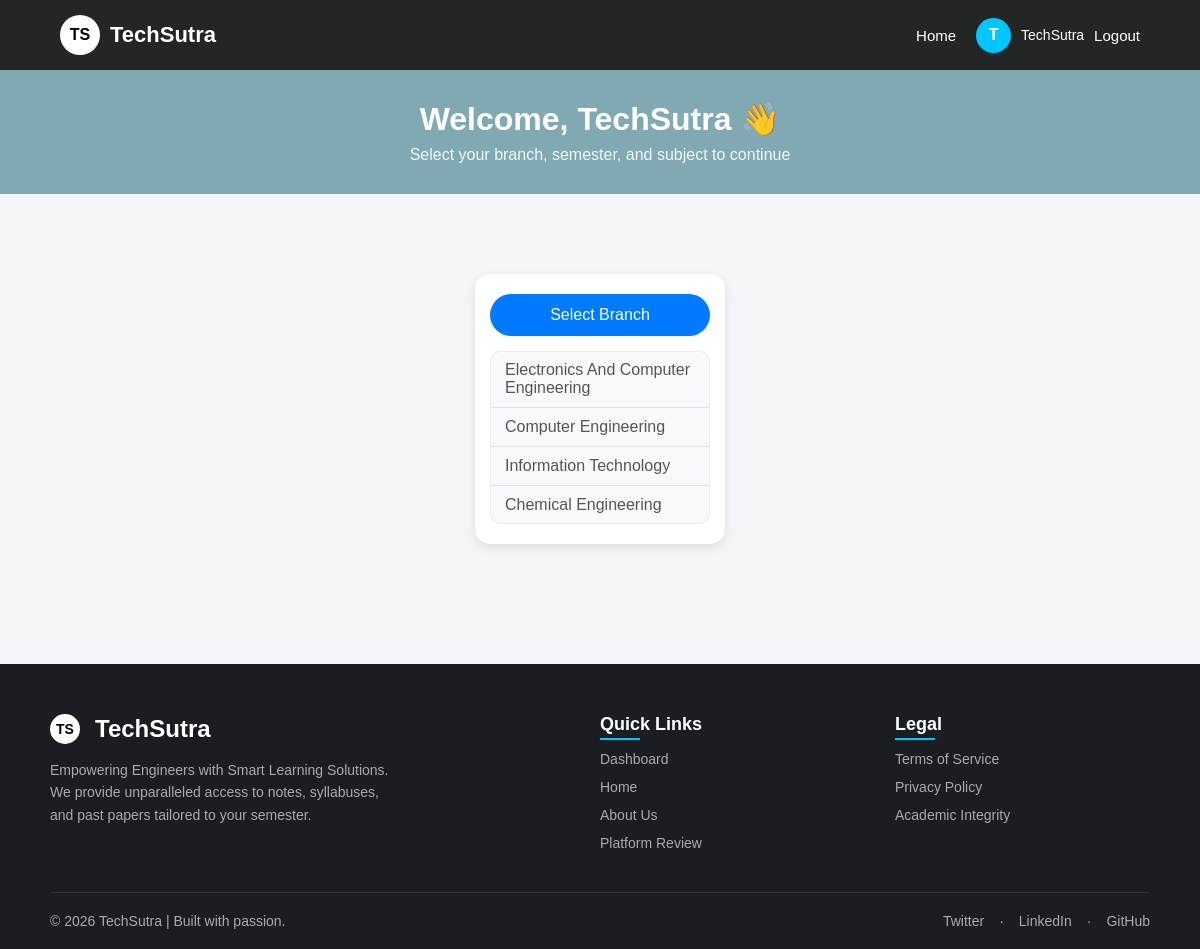
The page /dashboard/ (signed in) on the database its author committed.
### TechSutraapp/models.py (models this page shows, shortened)
class Department(models.Model):
    name = models.CharField(max_length=100)

### TechSutraapp/views.py (the view)
# urls.py: path('dashboard/', dashboard, name='dashboard'),
@login_required(login_url='login')
def dashboard(request):
    departments = Department.objects.all()
    tree = {}
    for dept in departments:
        tree[dept.name] = {}
        for sem in dept.semesters.all():
            sem_name = f"Semester {sem.number}"
            if sem_name not in tree[dept.name]:
                tree[dept.name][sem_name] = {}
            for sub in sem.subjects.all():
                tree[dept.name][sem_name][sub.name] = sub.id
        for sem_name in tree[dept.name]:
            tree[dept.name][sem_name] = [{'id': v, 'name': k} for k, v in tree[dept.name][sem_name].items()]
    context = {
        'departments': departments,
        'tree_json': json.dumps(tree),
    }
    return render(request, 'TechSutraapp/dashboard.html', context)

### TechSutraapp/templates/TechSutraapp/dashboard.html (shortened to what this page needs)
{% load static %}
<!DOCTYPE html>
<html lang="en">
<head>
    <link rel="stylesheet" href="{% static 'TechSutraapp/css/style.css' %}?v=2.3">
</head>
<body>
    <nav class="navbar">
        <div class="brand" onclick="goToDashboard()">
            <div class="brand-logo">TS</div>
            <h2 class="brand-name">TechSutra</h2>
        </div>
        <div class="nav-right" id="navArea">
            <a href="{% url 'home' %}" class="nav-link">Home</a>
            {% if request.user.is_authenticated %}
            <div class="user-section">
                <div class="user-logo" onclick="window.location.href='{% url 'dashboard' %}'">{{ request.user.username.0|upper }}</div>
                <span class="username" id="server-username">{{ request.user.username }}</span>
                <a href="{% url 'logout' %}" class="nav-link">Logout</a>
            </div>
            {% else %}
            <a href="{% url 'login' %}" class="login-btn">Login</a>
            {% endif %}
        </div>
    </nav>
    <section class="welcome-banner">
        <h1 id="welcomeText">Welcome, {{ request.user.username|default:"Guest" }} 👋</h1>
        <p>Select your branch, semester, and subject to continue</p>
    </section>
    <div class="dashboard-wrapper">
        <div id="stage-1" class="dashboard-stage">
            <div class="dashboard-container">
                <div class="box">
                    <button class="select-btn">Select Branch</button>
                    <div id="branchList" class="list" style="display:block;">
                        {% for dept in departments %}
                        <p onclick="openBranchDetails('{{ dept.name }}')">{{ dept.name }}</p>
                        {% empty %}
                        <p>No branches available.</p>
                        {% endfor %}
                    </div>
                </div>
            </div>
        </div>
    </div>
    {% include 'TechSutraapp/footer.html' %}
</body>
</html>

### static/TechSutraapp/css/style.css (style rules this page uses)
* { margin: 0; padding: 0; box-sizing: border-box; font-family: Arial, Helvetica, sans-serif; }
body { background: #f4f6f9; color: #333; display: flex; flex-direction: column; min-height: 100vh; }
.navbar { display: flex; justify-content: space-between; align-items: center; padding: 15px 60px; background-color: rgba(0, 0, 0, 0.85); color: white; }
.brand { display: flex; align-items: center; cursor: pointer; }
.brand-logo { width: 40px; height: 40px; background: white; color: black; font-weight: bold; border-radius: 50%; display: flex; align-items: center; justify-content: center; margin-right: 10px; }
.brand-name { font-size: 22px; }
.nav-right { display: flex; align-items: center; gap: 20px; }
.nav-link { text-decoration: none; color: white; font-size: 15px; }
.user-section { display: flex; align-items: center; gap: 10px; }
.user-logo { width: 35px; height: 35px; background: #00c6ff; border-radius: 50%; display: flex; align-items: center; justify-content: center; font-weight: bold; cursor: pointer; }
.username { font-size: 14px; }
.welcome-banner { background: rgb(128, 169, 180); color: white; text-align: center; padding: 30px 20px; }
.welcome-banner h1 { font-size: 32px; margin-bottom: 8px; }
.welcome-banner p { font-size: 16px; opacity: 0.9; }
.dashboard-container { margin: 40px auto 60px auto; display: flex; flex-wrap: wrap; gap: 20px; justify-content: center; max-width: 1000px; }
.dashboard-container .box { background: white; padding: 20px 15px; border-radius: 15px; width: 250px; text-align: center; box-shadow: 0 4px 12px rgba(0, 0, 0, 0.1); transition: transform 0.2s; }
.select-btn { background: #007bff; color: white; border: none; padding: 12px 15px; border-radius: 25px; cursor: pointer; width: 100%; font-size: 16px; transition: 0.3s; }
.dashboard-container .list { display: none; margin-top: 15px; border-radius: 10px; background-color: #f7f9fc; box-shadow: inset 0 0 0 1px rgba(0, 0, 0, 0.05); text-align: left; }
.dashboard-container .list p { margin: 0; padding: 10px 15px; border-bottom: 1px solid #e0e0e0; cursor: pointer; transition: 0.2s; color: #555; border-radius: 0; }
.dashboard-container .list p:last-child { border-bottom: none; }
main, .hero, .resource-section, .dashboard-container, .pdf-container { flex: 1; }
.dashboard-wrapper { max-width: 1100px; margin: 40px auto 60px; padding: 0 20px; }
.dashboard-stage { animation: fadeIn 0.4s ease; }

### rows shown on the page
Department: name "Electronics And Computer Engineering"
Department: name "Computer Engineering"
Department: name "Information Technology"
Department: name "Chemical Engineering"

### other values the page prints
{{ request.user.username.0|upper }} "T"
{{ request.user.username }} "TechSutra"
{{ request.user.username|default:"Guest" }} "TechSutra"
